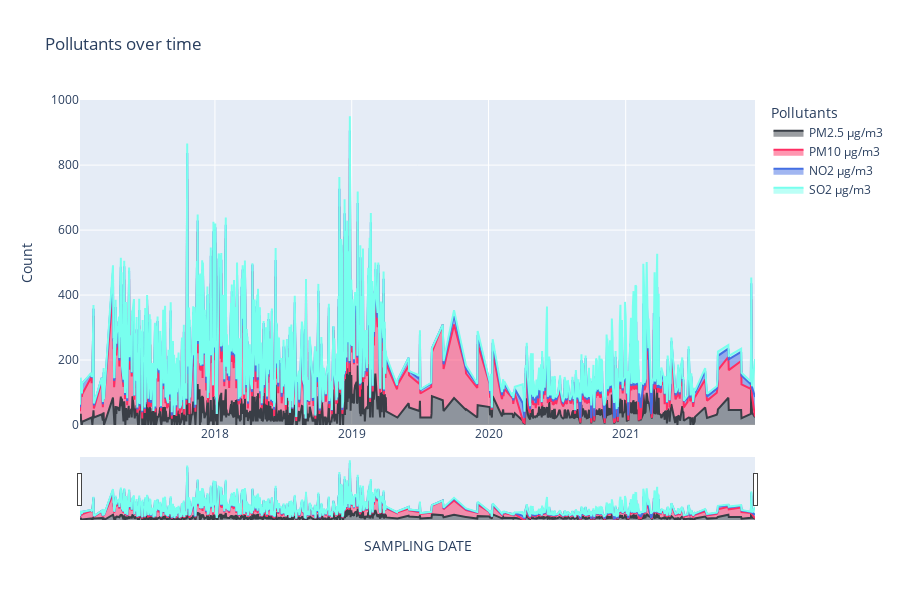

The cell this chart's notebook holds for it:
### Markdown cell above
<span style='font-size:x-large'>Date wise data for all cities combined for various pollutant levels</span>

### Code cell
pollutants = ['PM2.5 µg/m3', 'PM10 µg/m3', 'NO2 µg/m3', 'SO2 µg/m3']

temp=df_total.groupby('SAMPLING DATE')[['PM2.5 µg/m3', 'PM10 µg/m3', 'NO2 µg/m3', 'SO2 µg/m3']].sum().reset_index()
temp=temp.melt(id_vars="SAMPLING DATE",value_vars=pollutants,var_name='Pollutants',value_name='Count')
temp.head()

import plotly.express as px
fig=px.area(temp,x='SAMPLING DATE',y='Count',color='Pollutants',height=600,title='Pollutants over time',color_discrete_sequence=['#393e46', '#ff2e63', '#456fe3','#78ffee'])
fig.update_layout(xaxis_rangeslider_visible=True)
fig.show()

### Figure 1 — Plotly figure (JSON) as saved in the notebook; plotly's stock layout.template omitted (floating-point values rounded to 4 significant figures; data arrays with more than 128 entries replaced by an {"elided": "..."} marker saying what was removed)
{"data": [{"hovertemplate": "Pollutants=PM2.5 µg/m3<br>SAMPLING DATE=%{x}<br>Count=%{y}<extra></extra>", "legendgroup": "PM2.5 µg/m3", "line": {"color": "#393e46"}, "mode": "lines", "name": "PM2.5 µg/m3", "orientation": "v", "showlegend": true, "stackgroup": "1", "type": "scatter", "x": {"elided": "749 str values"}, "xaxis": "x", "y": {"elided": "749 float values"}, "yaxis": "y"}, {"hovertemplate": "Pollutants=PM10 µg/m3<br>SAMPLING DATE=%{x}<br>Count=%{y}<extra></extra>", "legendgroup": "PM10 µg/m3", "line": {"color": "#ff2e63"}, "mode": "lines", "name": "PM10 µg/m3", "orientation": "v", "showlegend": true, "stackgroup": "1", "type": "scatter", "x": {"elided": "749 str values"}, "xaxis": "x", "y": {"elided": "749 float values"}, "yaxis": "y"}, {"hovertemplate": "Pollutants=NO2 µg/m3<br>SAMPLING DATE=%{x}<br>Count=%{y}<extra></extra>", "legendgroup": "NO2 µg/m3", "line": {"color": "#456fe3"}, "mode": "lines", "name": "NO2 µg/m3", "orientation": "v", "showlegend": true, "stackgroup": "1", "type": "scatter", "x": {"elided": "749 str values"}, "xaxis": "x", "y": {"elided": "749 float values"}, "yaxis": "y"}, {"hovertemplate": "Pollutants=SO2 µg/m3<br>SAMPLING DATE=%{x}<br>Count=%{y}<extra></extra>", "legendgroup": "SO2 µg/m3", "line": {"color": "#78ffee"}, "mode": "lines", "name": "SO2 µg/m3", "orientation": "v", "showlegend": true, "stackgroup": "1", "type": "scatter", "x": {"elided": "749 str values"}, "xaxis": "x", "y": {"elided": "749 float values"}, "yaxis": "y"}], "layout": {"height": 600, "legend": {"title": {"text": "Pollutants"}, "tracegroupgap": 0}, "title": {"text": "Pollutants over time"}, "xaxis": {"anchor": "y", "domain": [0, 1], "rangeslider": {"visible": true}, "title": {"text": "SAMPLING DATE"}}, "yaxis": {"anchor": "x", "domain": [0, 1], "title": {"text": "Count"}}}}
